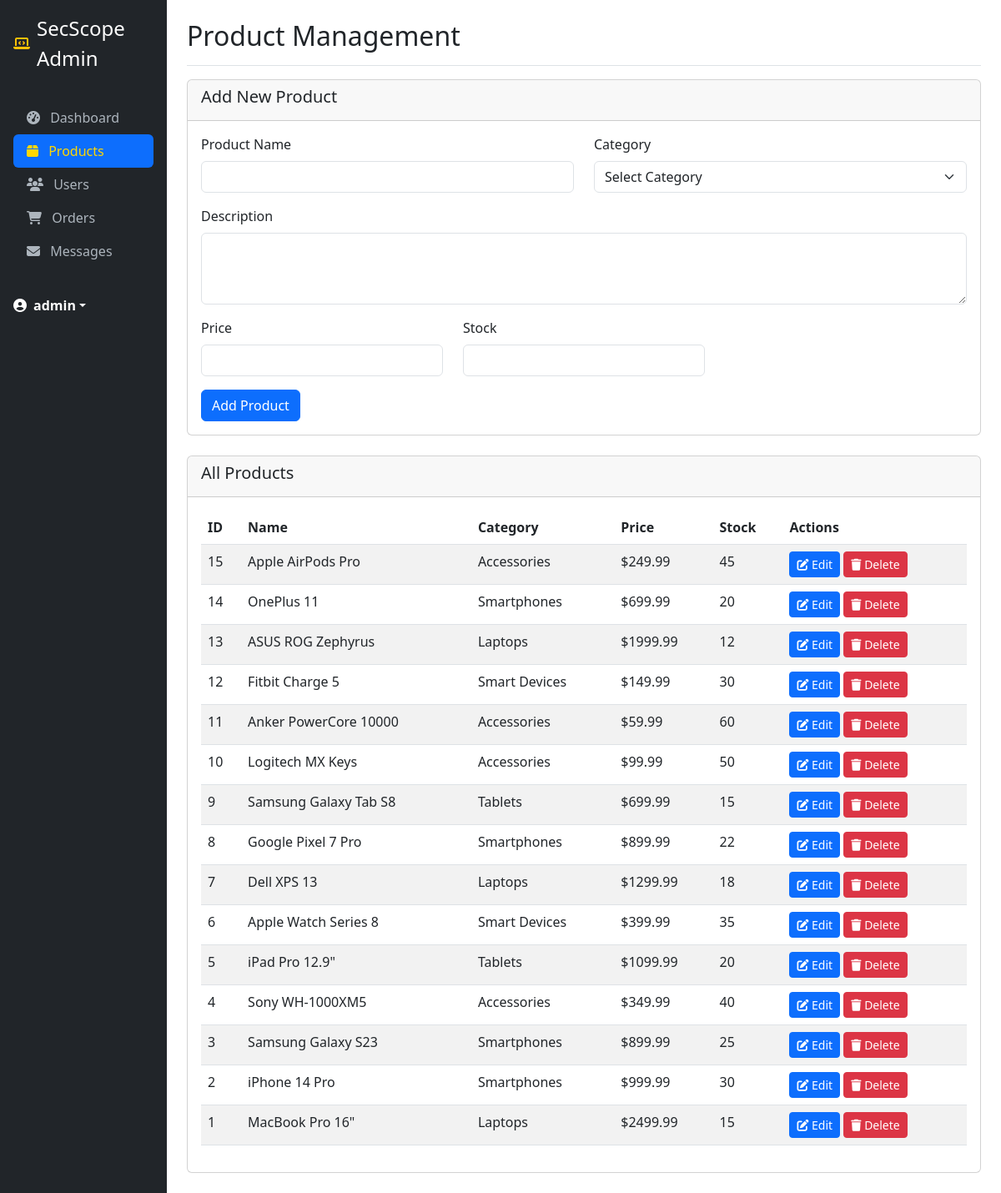
/admin/products.php (signed in), run on the app's committed database.
### tables this page shows
CREATE TABLE products (
    id INT AUTO_INCREMENT PRIMARY KEY,
    name VARCHAR(255) NOT NULL,
    description TEXT,
    price DECIMAL(10, 2) NOT NULL,
    category VARCHAR(100) NOT NULL,
    image VARCHAR(255),
    stock INT DEFAULT 0,
    created_at TIMESTAMP DEFAULT CURRENT_TIMESTAMP
);

### src/admin/products.php (the view, shortened to what this page needs)
<?php
include '../includes/config.php';
$products_query = "SELECT * FROM products ORDER BY id DESC";
$products_result = $conn->query($products_query);
$edit_product = null;
?>
<!DOCTYPE html>
<html lang="en">
<head>
    <link href="https://cdn.jsdelivr.net/npm/bootstrap@5.3.0/dist/css/bootstrap.min.css" rel="stylesheet">
    <link rel="stylesheet" href="https://cdnjs.cloudflare.com/ajax/libs/font-awesome/6.4.0/css/all.min.css">
</head>
<body>
    <div class="container-fluid">
        <div class="row">
            <div class="col-md-3 col-lg-2 sidebar p-0">
                <div class="d-flex flex-column p-3">
                    <a href="../index.php" class="d-flex align-items-center mb-3 mb-md-0 me-md-auto text-white text-decoration-none">
                        <i class="fas fa-laptop-code me-2 text-warning"></i>
                        <span class="fs-4">SecScope Admin</span>
                    </a>
                    <hr>
                    <ul class="nav nav-pills flex-column mb-auto">
                        <li class="nav-item">
                            <a href="index.php" class="nav-link">
                                <i class="fas fa-tachometer-alt me-2"></i>
                                Dashboard
                            </a>
                        </li>
                        <li>
                            <a href="products.php" class="nav-link active">
                                <i class="fas fa-box me-2"></i>
                                Products
                            </a>
                        </li>
                        <li>
                            <a href="users.php" class="nav-link">
                                <i class="fas fa-users me-2"></i>
                                Users
                            </a>
                        </li>
                        <li>
                            <a href="orders.php" class="nav-link">
                                <i class="fas fa-shopping-cart me-2"></i>
                                Orders
                            </a>
                        </li>
                        <li>
                            <a href="messages.php" class="nav-link">
                                <i class="fas fa-envelope me-2"></i>
                                Messages
                            </a>
                        </li>
                    </ul>
                    <hr>
                    <div class="dropdown">
                        <a href="#" class="d-flex align-items-center text-white text-decoration-none dropdown-toggle" data-bs-toggle="dropdown">
                            <i class="fas fa-user-circle me-2"></i>
                            <strong><?php echo $_SESSION['username']; ?></strong>
                        </a>
                    </div>
                </div>
            </div>
            <main class="col-md-9 ms-sm-auto col-lg-10 px-md-4 py-4">
                <div class="d-flex justify-content-between flex-wrap flex-md-nowrap align-items-center pb-2 mb-3 border-bottom">
                    <h1 class="h2">Product Management</h1>
                </div>
                <div class="row mb-4">
                    <div class="col-12">
                        <div class="card">
                            <div class="card-header">
                                <h5><?php echo $edit_product ? 'Edit Product' : 'Add New Product'; ?></h5>
                            </div>
                            <div class="card-body">
                                <form method="POST" action="">
                                    <div class="row mb-3">
                                        <div class="col-md-6">
                                            <label for="name" class="form-label">Product Name</label>
                                            <input type="text" class="form-control" id="name" name="name"
                                                   value="<?php echo $edit_product ? $edit_product['name'] : ''; ?>" required>
                                        </div>
                                        <div class="col-md-6">
                                            <label for="category" class="form-label">Category</label>
                                            <select class="form-select" id="category" name="category" required>
                                                <option value="">Select Category</option>
                                            </select>
                                        </div>
                                    </div>
                                    <div class="mb-3">
                                        <label for="description" class="form-label">Description</label>
                                        <textarea class="form-control" id="description" name="description" rows="3" required><?php echo $edit_product ? $edit_product['description'] : ''; ?></textarea>
                                    </div>
                                    <div class="row mb-3">
                                        <div class="col-md-4">
                                            <label for="price" class="form-label">Price</label>
                                            <input type="number" step="0.01" class="form-control" id="price" name="price"
                                                   value="<?php echo $edit_product ? $edit_product['price'] : ''; ?>" required>
                                        </div>
                                        <div class="col-md-4">
                                            <label for="stock" class="form-label">Stock</label>
                                            <input type="number" class="form-control" id="stock" name="stock"
                                                   value="<?php echo $edit_product ? $edit_product['stock'] : ''; ?>" required>
                                        </div>
                                    </div>
                                    <?php if ($edit_product): ?>
                                    <input type="hidden" name="product_id" value="<?php echo $edit_product['id']; ?>">
                                    <button type="submit" name="edit_product" class="btn btn-primary">Update Product</button>
                                    <a href="products.php" class="btn btn-secondary">Cancel</a>
                                    <?php else: ?>
                                    <button type="submit" name="add_product" class="btn btn-primary">Add Product</button>
                                    <?php endif; ?>
                                </form>
                            </div>
                        </div>
                    </div>
                </div>
                <div class="row">
                    <div class="col-12">
                        <div class="card">
                            <div class="card-header">
                                <h5>All Products</h5>
                            </div>
                            <div class="card-body">
                                <?php if ($products_result->num_rows > 0): ?>
                                <div class="table-responsive">
                                    <table class="table table-striped">
                                        <thead>
                                            <tr>
                                                <th>ID</th>
                                                <th>Name</th>
                                                <th>Category</th>
                                                <th>Price</th>
                                                <th>Stock</th>
                                                <th>Actions</th>
                                            </tr>
                                        </thead>
                                        <tbody>
                                            <?php while($product = $products_result->fetch_assoc()): ?>
                                            <tr>
                                                <td><?php echo $product['id']; ?></td>
                                                <td><?php echo $product['name']; ?></td>
                                                <td><?php echo $product['category']; ?></td>
                                                <td>$<?php echo $product['price']; ?></td>
                                                <td><?php echo $product['stock']; ?></td>
                                                <td>
                                                    <a href="?edit_product=<?php echo $product['id']; ?>" class="btn btn-sm btn-primary">
                                                        <i class="fas fa-edit"></i> Edit
                                                    </a>
                                                    <a href="?delete_product=<?php echo $product['id']; ?>" class="btn btn-sm btn-danger"
                                                       onclick="return confirm('Are you sure you want to delete this product?')">
                                                        <i class="fas fa-trash"></i> Delete
                                                    </a>
                                                </td>
                                            </tr>
                                            <?php endwhile; ?>
                                        </tbody>
                                    </table>
                                </div>
                                <?php else: ?>
                                <p class="text-center">No products found.</p>
                                <?php endif; ?>
                            </div>
                        </div>
                    </div>
                </div>
            </main>
        </div>
    </div>
</body>
</html>

### src/admin/products.php (style rules this page uses)
.sidebar { min-height: 100vh; background-color: #212529; }
.sidebar .nav-link { color: #adb5bd; }
.sidebar .nav-link.active { color: #FFD700; }

### data on the page
products: id "15", name "Apple AirPods Pro", category "Accessories", price "249.99", stock "45"
products: id "14", name "OnePlus 11", category "Smartphones", price "699.99", stock "20"
products: id "13", name "ASUS ROG Zephyrus", category "Laptops", price "1999.99", stock "12"
products: id "12", name "Fitbit Charge 5", category "Smart Devices", price "149.99", stock "30"
products: id "11", name "Anker PowerCore 10000", category "Accessories", price "59.99", stock "60"
products: id "10", name "Logitech MX Keys", category "Accessories", price "99.99", stock "50"
products: id "9", name "Samsung Galaxy Tab S8", category "Tablets", price "699.99", stock "15"
products: id "8", name "Google Pixel 7 Pro", category "Smartphones", price "899.99", stock "22"
products: id "7", name "Dell XPS 13", category "Laptops", price "1299.99", stock "18"
products: id "6", name "Apple Watch Series 8", category "Smart Devices", price "399.99", stock "35"
products: id "5", name "iPad Pro 12.9\"", category "Tablets", price "1099.99", stock "20"
products: id "4", name "Sony WH-1000XM5", category "Accessories", price "349.99", stock "40"
products: id "3", name "Samsung Galaxy S23", category "Smartphones", price "899.99", stock "25"
products: id "2", name "iPhone 14 Pro", category "Smartphones", price "999.99", stock "30"
products: id "1", name "MacBook Pro 16\"", category "Laptops", price "2499.99", stock "15"

### other printed values
$_SESSION['username'] "admin"
